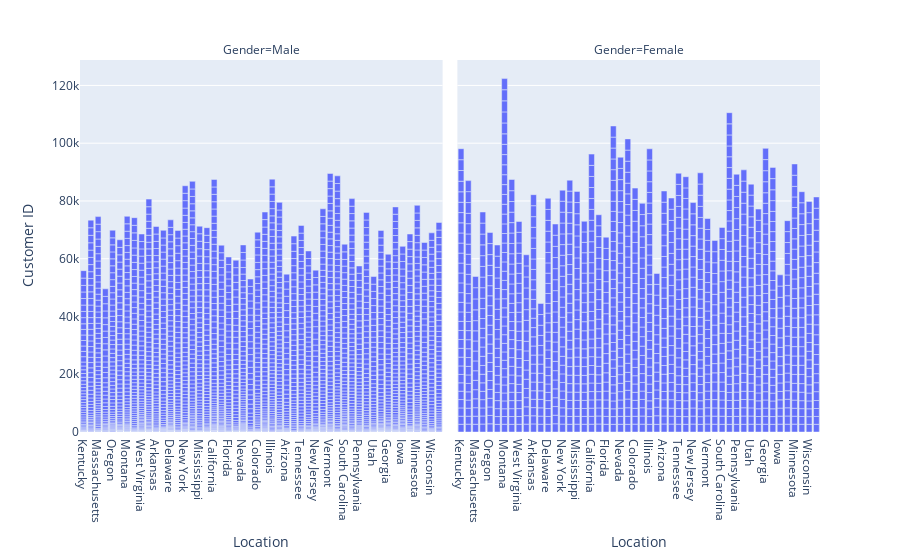

The notebook cell this image was saved under:
### Code cell
px.bar(df, x='Location', y='Customer ID', facet_col='Gender')

### Figure 1 — Plotly figure (JSON) as saved in the notebook; plotly's stock layout.template omitted (floating-point values rounded to 4 significant figures; data arrays with more than 128 entries replaced by an {"elided": "..."} marker saying what was removed)
{"data": [{"alignmentgroup": "True", "hovertemplate": "Gender=Male<br>Location=%{x}<br>Customer ID=%{y}<extra></extra>", "legendgroup": "", "marker": {"color": "#636efa", "pattern": {"shape": ""}}, "name": "", "offsetgroup": "", "orientation": "v", "showlegend": false, "textposition": "auto", "type": "bar", "x": {"elided": "2652 str values"}, "xaxis": "x", "y": {"elided": "2652 int values"}, "yaxis": "y"}, {"alignmentgroup": "True", "hovertemplate": "Gender=Female<br>Location=%{x}<br>Customer ID=%{y}<extra></extra>", "legendgroup": "", "marker": {"color": "#636efa", "pattern": {"shape": ""}}, "name": "", "offsetgroup": "", "orientation": "v", "showlegend": false, "textposition": "auto", "type": "bar", "x": {"elided": "1248 str values"}, "xaxis": "x2", "y": {"elided": "1248 int values"}, "yaxis": "y2"}], "layout": {"annotations": [{"font": {}, "showarrow": false, "text": "Gender=Male", "x": 0.245, "xanchor": "center", "xref": "paper", "y": 1, "yanchor": "bottom", "yref": "paper"}, {"font": {}, "showarrow": false, "text": "Gender=Female", "x": 0.755, "xanchor": "center", "xref": "paper", "y": 1, "yanchor": "bottom", "yref": "paper"}], "barmode": "relative", "legend": {"tracegroupgap": 0}, "margin": {"t": 60}, "xaxis": {"anchor": "y", "domain": [0, 0.49], "title": {"text": "Location"}}, "xaxis2": {"anchor": "y2", "domain": [0.51, 1], "matches": "x", "title": {"text": "Location"}}, "yaxis": {"anchor": "x", "domain": [0, 1], "title": {"text": "Customer ID"}}, "yaxis2": {"anchor": "x2", "domain": [0, 1], "matches": "y", "showticklabels": false}}}
